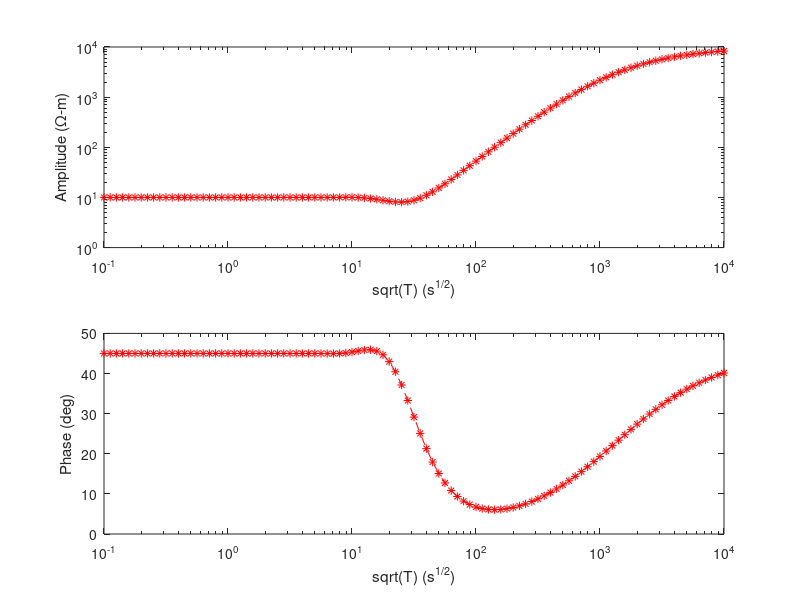

This figure's MATLAB source: (Note: this script raises an error after producing the figure.)
I_ZMT = 0;

f = 10.0 .^ [-8.0:0.1:2.0];
%f = fmt';
%f = 10.0 .^ [-4.0:1:4.0];
%sigma = [1.0e-1, 1.0e-3, 1.0e-2];
%sigma = [1.0e-2, 1.0e-2, 1.0e-2, 1.e-2];
%sigma = [1.0e-1, 1.0e-3, 1.0e0];
sigma = [1.e-1, 1.e-2, 1.e-3, 1.e-4];
%sigma = [1.0e-2, 1.0e-2, 1.0e-2, 1.e-2];
%h = [1000, 49000.0];
%h = [5000.0, 195000.0];
h = [40000., 60000., 100000.];
w = 2*pi*f;
u0 = 4*pi*(1.0e-7);
wu0 = w*u0;
%k = zeros(len(sigma), len(f));
%k = sqrt( 1i* (sigma'*wu0) ); %each column is at each frequency for different sigmas
k_real = sqrt( sigma'*wu0  /2.0 ); %each column is at each frequency for different sigmas
k = complex(k_real, k_real);

a = sqrt(sigma(2)/sigma(3)) * tanh( 1*k(3,:)*h(3) + atanh( sqrt(sigma(3)/sigma(4)) ) );
b = sqrt(sigma(1)/sigma(2)) * tanh( 1*k(2,:)*h(2) + atanh(a) );
c = tanh( 1*k(1,:)*h(1) + atanh(b) );
Z = 1i*wu0 ./ k(1,:) .* c;
%Z = conj(Z);

appRes = abs(Z) .^2 ./ wu0;
phase = atan2(imag(Z), real(Z)) * 180.0/pi;
%% 

figure(1)
subplot(2,1,1)
loglog(sqrt(1./f), appRes, '--*r')
%loglog(1./f, appRes, '--*r')
xlabel('sqrt(T) (s^{1/2})')
ylabel('Amplitude (\Omega-m)')
hold on
subplot(2,1,2)
semilogx(sqrt(1./f), phase, '--*r')
%semilogx(1./f, phase, '--*r')
xlabel('sqrt(T) (s^{1/2})')
ylabel('Phase (deg)')
hold on
%% 

pred = load('Athabasca_mappredMT.dat');
data = load("Athabasca_MT.dat");
fre = data(:,1);
NDAT_MT = length(fre);
amp = pred(1:NDAT_MT);
phs = pred(NDAT_MT+1:2*NDAT_MT);

%figure(2)
subplot(2,1,1)
loglog(sqrt(1./fre), amp,'b-')
xlabel('sqrt(T) (s^{1/2})')
ylabel('Amplitude (\Omega-m)')
legend('Analytic', 'my code')
subplot(2,1,2)
semilogx(sqrt(1./fre), phs, 'b-')
xlabel('sqrt(T) (s^{1/2})')
ylabel('Phase (deg)')


%% 

figure(1)
subplot(2,1,1)
%semilogx(sqrt(1./f), real(Z), '--r*')
semilogx(1./f, real(Z), '--r*')
xlabel('sqrt(T) (s^{1/2})')
ylabel('Real(Z)')
hold on
subplot(2,1,2)
%semilogx(sqrt(1./f), imag(Z), '--r*')
semilogx(1./f, imag(Z), '--r*')
xlabel('sqrt(T) (s^{1/2})')
ylabel('Imag(Z)')
hold on

if I_ZMT == 1
pred = load('Athabasca_mappredMT.dat');
data = load("Athabasca_MT.dat");
fre = data(:,1);
NDAT_MT = length(fre);
rZ = pred(1:NDAT_MT);
iZ = pred(NDAT_MT+1:2*NDAT_MT);
%figure(2)
subplot(2,1,1)
%semilogx(sqrt(1./fre), rZ,'b-')
semilogx(1./fre, rZ,'b-')
xlabel('sqrt(T) (s^{1/2})')
ylabel('Real(Z)')
legend('Analytic', 'my code')
subplot(2,1,2)
%semilogx(sqrt(1./fre), iZ, 'b-')
semilogx(1./fre, iZ, 'b-')
xlabel('sqrt(T) (s^{1/2})')
ylabel('Imag(Z)')

end
%%
fre = f;
amp = zeros(1,length(fre));
phs = zeros(1,length(fre));
for n = 1:length(fre)
[amp(n), phs(n)] = modelMT(1./sigma, h, f(n));
end

subplot(2,1,1)
loglog(sqrt(1./fre), amp,'b-')
xlabel('sqrt(T) (s^{1/2})')
ylabel('Amplitude (\Omega-m)')
legend('Analytic', 'my code')
subplot(2,1,2)
semilogx(sqrt(1./fre), phs, 'b-')
xlabel('sqrt(T) (s^{1/2})')
ylabel('Phase (deg)')